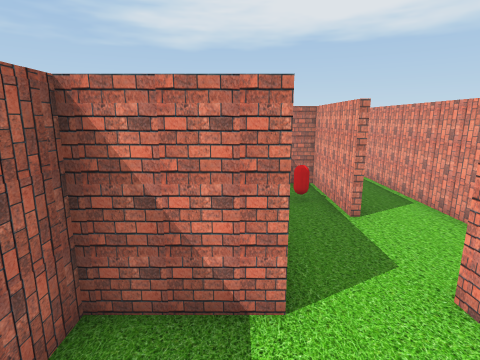
[1] (above)

24 first-person views from a walk through a Unity game level. The camera is 1.5 m above the floor, tilts 12° down and sees 80° across. The floor is counted in squares, 0.65 m on a side. Each view is taken from the middle of a square. On the plan, view 1 faces up. The plan holds only what a view shows up to about 18 squares ahead; the rest is blank. The player character is not drawn.

[2]
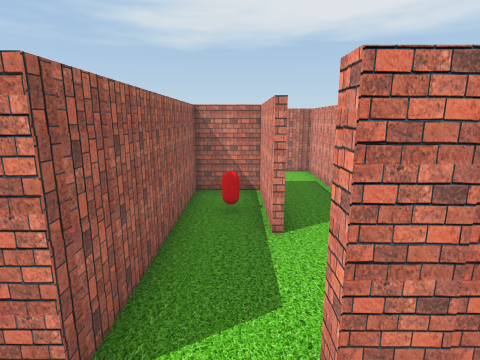

[3]
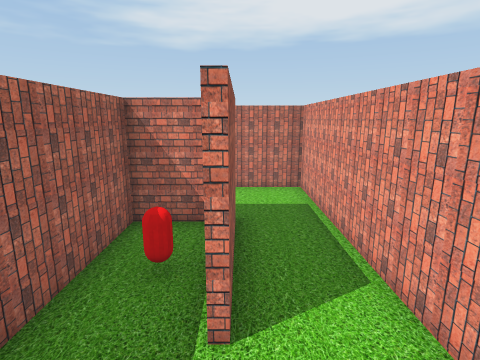

[4]
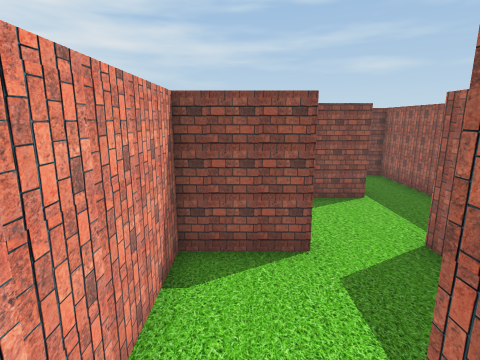

[5]
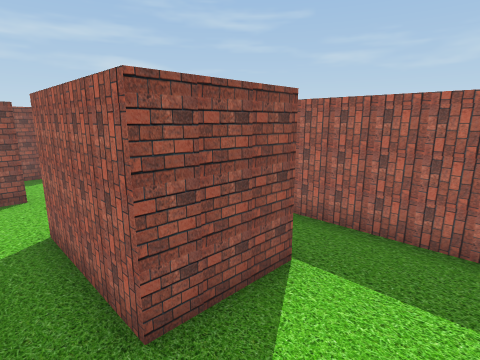

[6]
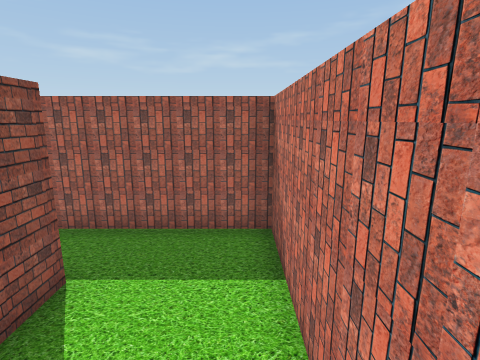

[7]
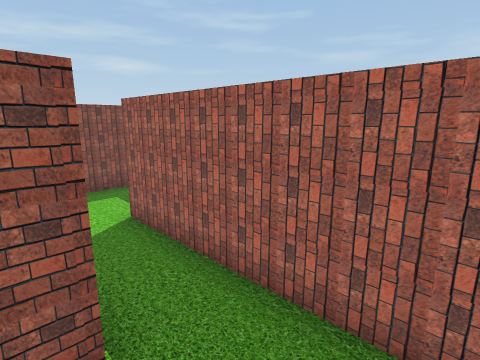

[8]
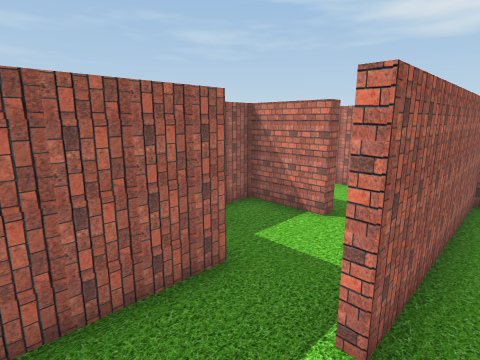

[9]
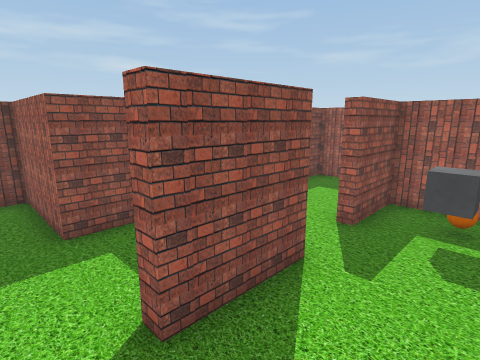

[10]
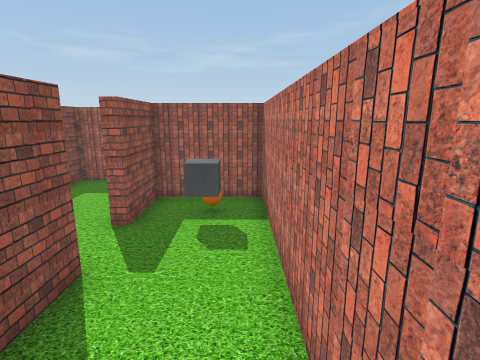

[11]
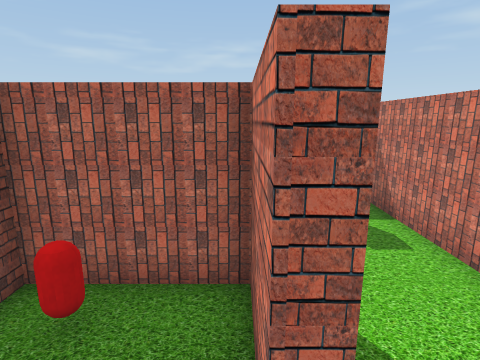

[12]
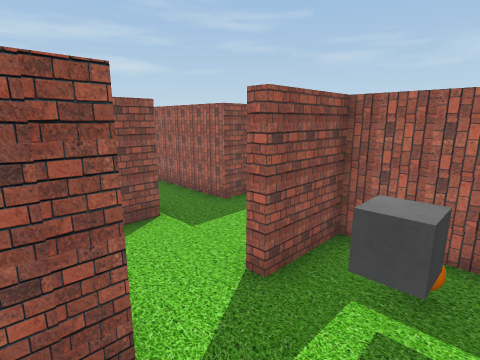

[13]
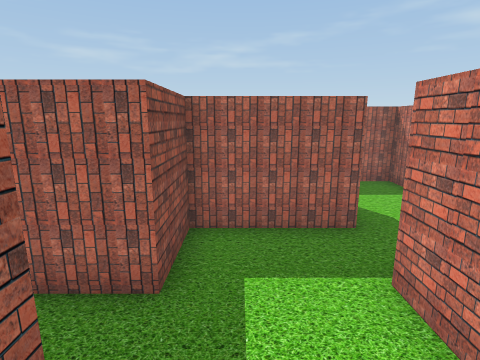

[14]
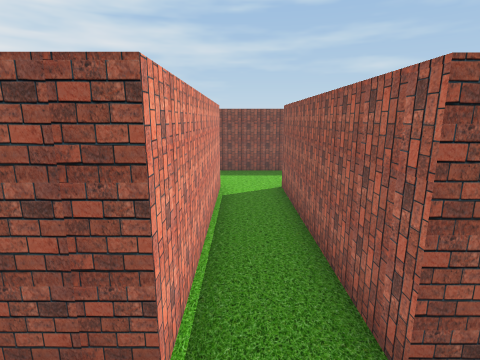

[15]
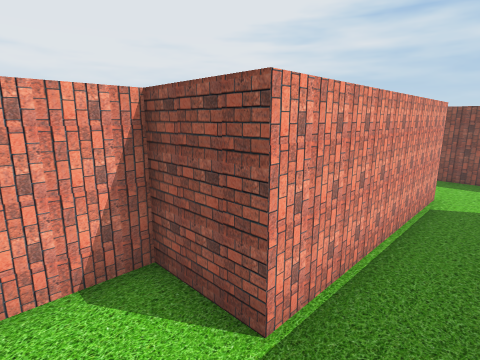

[16]
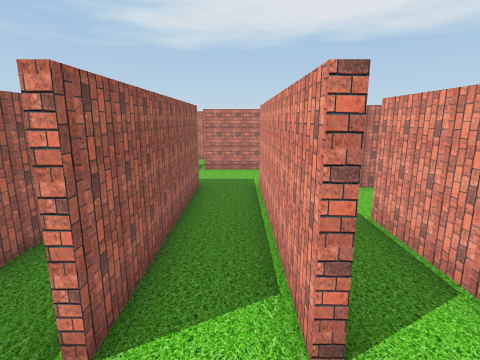

[17]
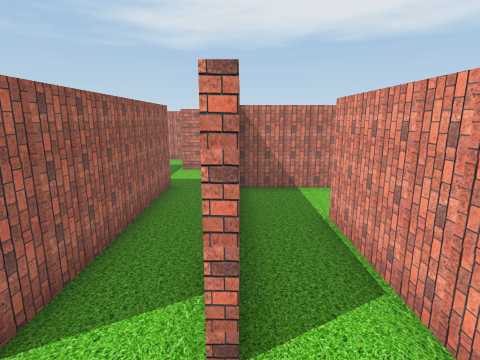

[18]
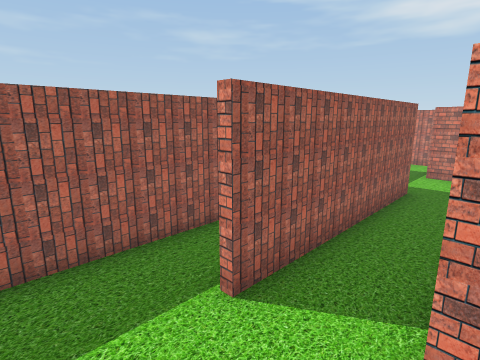

[19]
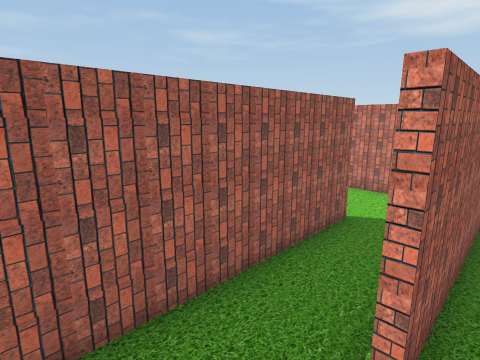

[20]
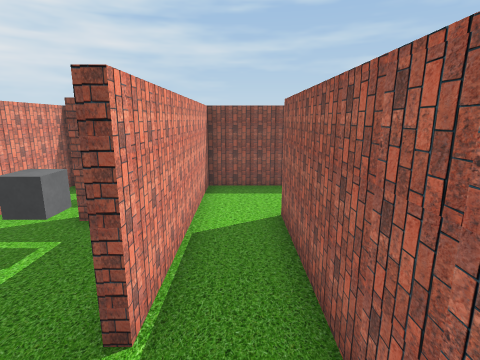

[21]
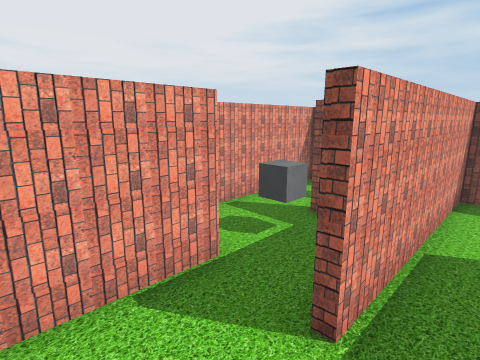

[22]
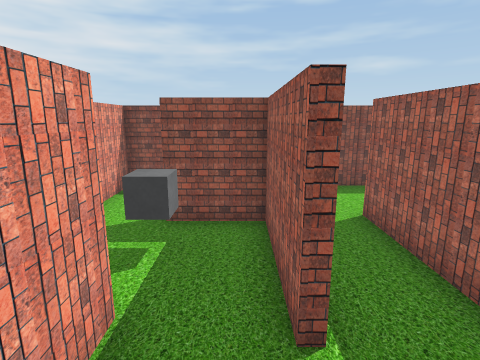

[23]
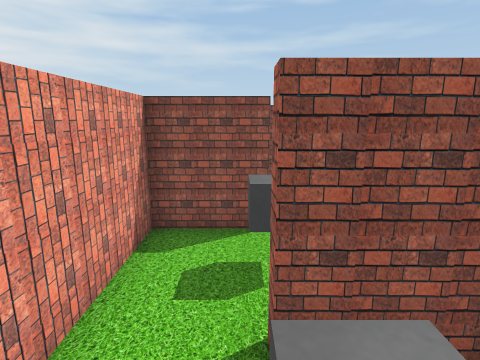

[24]
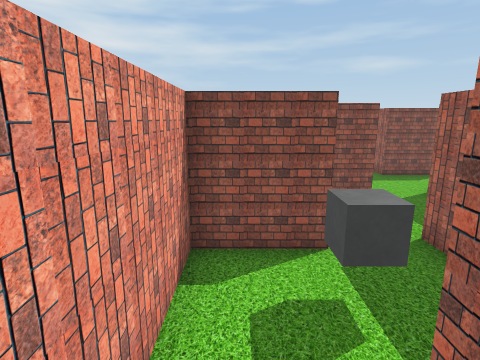

### Floor plan
Ten units are one square. View 1 is at (0, 0); x grows to the right and y downward. Boxes are objects, and circles mark ways between rooms. Rooms are numbered by the first view taken in them; rooms with no view inside come last. Other rooms are left out.
<svg viewBox="-143 -142 199 186">
<path fill="none" stroke="#000" d="M2 3 24 3M-18 4 -18 39M5 -30 -18 -30 -18 -19M2 -106 29 -106 29 -65M28 -33 51 -33 51 -137 -18 -137 -18 -64M-32 -35 -18 -35M-70 -106 -43 -106 -43 -102M-36 -137 -114 -137 -114 -106 -90 -106 -90 -102M-93 -69 -69 -69 -69 -89M-93 8 -93 -69M-126 -69 -114 -69 -114 8M-120 38 -96 38M-90 -102 -118 -102M-90 -50 -90 8M-96 38 -69 38 -69 -35M-76 -66 -90 -66M-54 -66 -76 -66M-69 -35 -67 -35 -67 -25M-45 -30 -45 -59M-55 3 -43 3 -43 8M-21 14 -21 -10M-43 -102 -67 -102 -67 -69 -43 -69M28 -65 28 -102 5 -102 5 -30M28 -30 28 -33M-46 38 -13 38M-21 39 -21 14M-43 -69 -43 -35M-138 -106 -138 -69 -126 -69M-67 -25 -67 3 -55 3"/>
<rect x="-105" y="-125" width="10" height="10" fill="#bbb"><title>orange ball</title></rect>
<rect x="-95" y="-125" width="10" height="10" fill="#bbb"><title>grey cube</title></rect>
<rect x="-45" y="-15" width="10" height="10" fill="#bbb"><title>grey cube</title></rect>
<rect x="-65" y="-85" width="10" height="10" fill="#bbb"><title>red capsule</title></rect>
<rect x="15" y="-85" width="10" height="10" fill="#bbb"><title>red capsule</title></rect>
<rect x="-45" y="15" width="10" height="10" fill="#bbb"><title>grey cube</title></rect>
<circle cx="20" cy="-30" r="3" fill="#2a7"/>
<circle cx="30" cy="-50" r="3" fill="#2a7"/>
<circle cx="-20" cy="-50" r="3" fill="#2a7"/>
<circle cx="-80" cy="-105" r="3" fill="#2a7"/>
<circle cx="-35" cy="-105" r="3" fill="#2a7"/>
<circle cx="-90" cy="-85" r="3" fill="#2a7"/>
<circle cx="-90" cy="20" r="3" fill="#2a7"/>
<circle cx="-115" cy="-85" r="3" fill="#2a7"/>
<circle cx="-70" cy="-50" r="3" fill="#2a7"/>
<circle cx="-60" cy="-30" r="3" fill="#2a7"/>
<circle cx="-35" cy="5" r="3" fill="#2a7"/>
<circle cx="-50" cy="-15" r="3" fill="#2a7"/>
<circle cx="-30" cy="-70" r="3" fill="#2a7"/>
<text x="0" y="0">1</text>
<text x="10" y="-110">2</text>
<text x="-60" y="-120">3</text>
<text x="-90" y="-90">4</text>
<text x="-100" y="-30">5</text>
<text x="-80" y="-10">6</text>
<text x="-60" y="-50">7</text>
<text x="-40" y="-10">8</text>
<text x="-50" y="-90">9</text>
<text x="20" y="-60">10</text>
<text x="-40" y="20">11</text>
<text x="-30" y="-60">12</text>
<text x="-130" y="-100">13</text>
<text x="-60" y="-20">14</text>
</svg>
Room 1 opens to room 10. Room 2 opens to room 10. Room 2 opens to room 12. Room 3 opens to room 4. Room 3 opens to room 9. Room 4 opens to room 5. Room 5 opens to room 6. Room 5 opens to room 13. Room 6 opens to room 7. Room 7 opens to room 14. Room 8 opens to room 11. Room 8 opens to room 14. Room 9 opens to room 12.

Where each view was taken, in squares from view 1:
view 1: 0 up, 0 right, facing up
view 2: 1 up, 2 right, facing up
view 3: 4 up, 3 right, facing up
view 4: 8 up, 4 right, facing down
view 5: 13 up, 4 right, facing down-left
view 6: 13 up, 4 right, facing left
view 7: 13 up, 1 right, facing down-left
view 8: 4 up, 1 left, facing up-left
view 9: 13 up, 3 left, facing down-left
view 10: 13 up, 3 left, facing left
view 11: 10 up, 3 left, facing left
view 12: 13 up, 6 left, facing down-left
view 13: 8 up, 8 left, facing left
view 14: 9 up, 10 left, facing down
view 15: 9 up, 11 left, facing down-right
view 16: 3 down, 10 left, facing up
view 17: 3 down, 9 left, facing up
view 18: 3 down, 9 left, facing up-left
view 19: 3 down, 11 left, facing up-left
view 20: 6 up, 8 left, facing down
view 21: 6 up, 8 left, facing down-right
view 22: 6 up, 6 left, facing down
view 23: 2 up, 4 left, facing down
view 24: 1 up, 3 left, facing down
